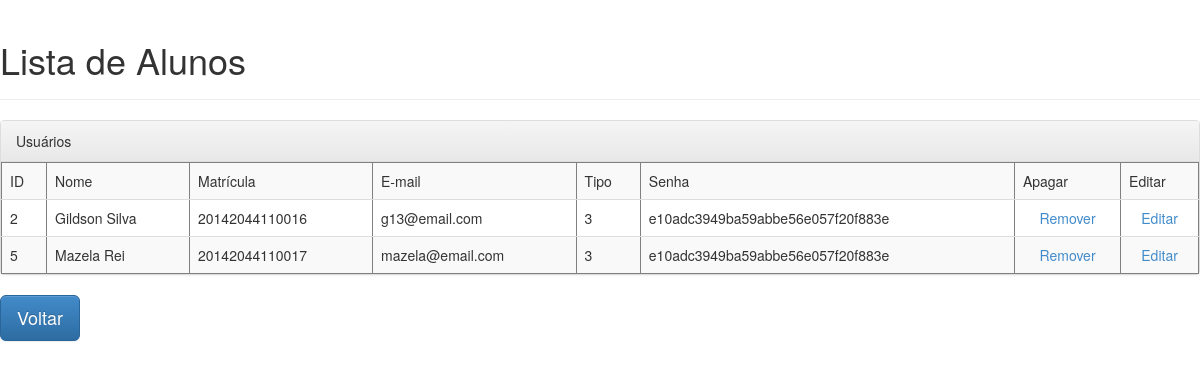
The app's page /lista_aluno, older data.
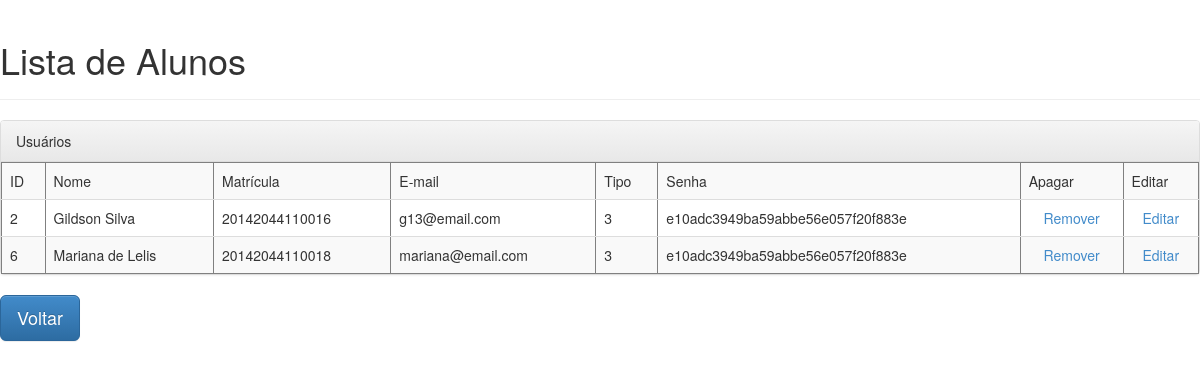
The same page, newer data.
### projeto/models.py (models this page shows, shortened)
class Usuario(db.Model):
	__tablename__ = 'usuario'
	_id = db.Column(db.Integer, primary_key=True, autoincrement=True)
	usuario = db.Column(db.String(50), unique=True)
	matricula = db.Column(db.String, unique=True)
	email = db.Column(db.String, unique=True)
	senha = db.Column(db.String(32))
	role = db.Column(db.Integer)
	ativo = db.Column(db.Boolean)

### projeto/views/home.py (the view)
@home.route("/lista_aluno")
def lista_aluno():
	usuarios = Usuario.query.filter(Usuario.role==3)
	return render_template("home/lista_aluno.html", usuarios=usuarios)

### projeto/templates/home/lista_aluno.html (shortened to what this page needs)
<!DOCTYPE html>
<html>
	<head>
		<link rel="stylesheet" href="static/css/bootstrap.min.css">
		<link rel="stylesheet" href="static/css/bootstrap-theme.min.css">
	<body>
		<div class="page-header">
			<h1>Lista de Alunos</h1>
		</div>
    <div class="panel panel-default">
      <div class="panel-heading">Usuários</div>
        <table class="table table-striped" border="1">
          <tr>
          <td>ID</td>
          <td>Nome</td>
          <td>Matrícula</td>
          <td>E-mail</td>
          <td>Tipo</td>
          <td>Senha</td>
          <td>Apagar</td>
          <td>Editar</td>
        </tr>
        {% for usuario in usuarios %}
          <tr>
            <td>{{ usuario._id }}</td>
            <td>{{ usuario.usuario }}</td>
            <td>{{ usuario.matricula }}</td>
            <td>{{ usuario.email }}</td>
            <td>{{ usuario.role }}</td>
            <td>{{ usuario.senha}}</td>
            <td><center><a href="/excluir/{{ usuario._id }}">Remover</a></center></td>
            <td><center><a href="/atualizar/{{ usuario._id }}">Editar</a></center></td>
          </tr>
        {% endfor %}
        </table>
      </div>
		<a class="btn btn-primary btn-lg" href="{{ url_for('home.login') }}" role="button">Voltar</a>
	</body>
</html>

Row changes from the older to the newer data that the page shows:
removed Usuario: _id "5", usuario "Mazela Rei", matricula "20142044110017", email "mazela@email.com", role "3", senha "e10adc3949ba59abbe56e057f20f883e"
added Usuario: _id "6", usuario "Mariana de Lelis", matricula "20142044110018", email "mariana@email.com", role "3", senha "e10adc3949ba59abbe56e057f20f883e"
